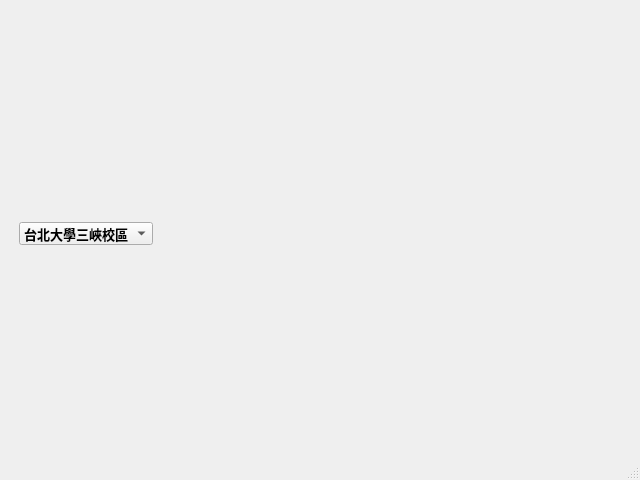
<?xml version="1.0" encoding="UTF-8"?>
<ui version="4.0">
 <class>MainWindow</class>
 <widget class="QMainWindow" name="MainWindow">
  <property name="geometry">
   <rect>
    <x>0</x>
    <y>0</y>
    <width>640</width>
    <height>480</height>
   </rect>
  </property>
  <property name="windowTitle">
   <string>Demo of Folium GeoMap</string>
  </property>
  <widget class="QWidget" name="centralwidget">
   <layout class="QVBoxLayout" name="verticalLayout_3">
    <item>
     <layout class="QVBoxLayout" name="verticalLayout_2" stretch="8,1">
      <property name="leftMargin">
       <number>10</number>
      </property>
      <property name="topMargin">
       <number>10</number>
      </property>
      <property name="rightMargin">
       <number>10</number>
      </property>
      <item>
       <layout class="QVBoxLayout" name="verticalLayout"/>
      </item>
      <item>
       <layout class="QHBoxLayout" name="horizontalLayout" stretch="0,0">
        <item>
         <widget class="QComboBox" name="comboBox_campus">
          <property name="font">
           <font>
            <pointsize>10</pointsize>
            <bold>true</bold>
           </font>
          </property>
          <item>
           <property name="text">
            <string>台北大學三峽校區</string>
           </property>
          </item>
          <item>
           <property name="text">
            <string>台北大學民生校區</string>
           </property>
          </item>
          <item>
           <property name="text">
            <string>台北大學建國校區</string>
           </property>
          </item>
         </widget>
        </item>
        <item>
         <spacer name="horizontalSpacer">
          <property name="orientation">
           <enum>Qt::Horizontal</enum>
          </property>
          <property name="sizeHint" stdset="0">
           <size>
            <width>40</width>
            <height>20</height>
           </size>
          </property>
         </spacer>
        </item>
       </layout>
      </item>
     </layout>
    </item>
   </layout>
  </widget>
  <widget class="QMenuBar" name="menubar">
   <property name="geometry">
    <rect>
     <x>0</x>
     <y>0</y>
     <width>640</width>
     <height>22</height>
    </rect>
   </property>
  </widget>
  <widget class="QStatusBar" name="statusbar"/>
 </widget>
 <resources/>
 <connections/>
</ui>
